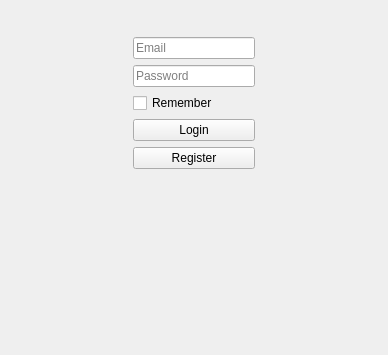
<?xml version="1.0" encoding="UTF-8"?>
<ui version="4.0">
 <class>EELogin</class>
 <widget class="QWidget" name="EELogin">
  <property name="geometry">
   <rect>
    <x>0</x>
    <y>0</y>
    <width>388</width>
    <height>355</height>
   </rect>
  </property>
  <property name="windowTitle">
   <string>Login to X Cloud</string>
  </property>
  <layout class="QVBoxLayout" name="verticalLayout_2">
   <item>
    <layout class="QHBoxLayout" name="horizontalLayout_4">
     <item>
      <spacer name="horizontalSpacer_4">
       <property name="orientation">
        <enum>Qt::Horizontal</enum>
       </property>
       <property name="sizeHint" stdset="0">
        <size>
         <width>40</width>
         <height>20</height>
        </size>
       </property>
      </spacer>
     </item>
     <item>
      <widget class="QLabel" name="label">
       <property name="maximumSize">
        <size>
         <width>100</width>
         <height>100</height>
        </size>
       </property>
       <property name="text">
        <string/>
       </property>
       <property name="pixmap">
        <pixmap resource="../resources.qrc">:/resources/logo.png</pixmap>
       </property>
       <property name="scaledContents">
        <bool>true</bool>
       </property>
      </widget>
     </item>
     <item>
      <spacer name="horizontalSpacer_3">
       <property name="orientation">
        <enum>Qt::Horizontal</enum>
       </property>
       <property name="sizeHint" stdset="0">
        <size>
         <width>40</width>
         <height>20</height>
        </size>
       </property>
      </spacer>
     </item>
    </layout>
   </item>
   <item>
    <layout class="QHBoxLayout" name="horizontalLayout_2">
     <item>
      <spacer name="horizontalSpacer_2">
       <property name="orientation">
        <enum>Qt::Horizontal</enum>
       </property>
       <property name="sizeHint" stdset="0">
        <size>
         <width>40</width>
         <height>20</height>
        </size>
       </property>
      </spacer>
     </item>
     <item>
      <layout class="QVBoxLayout" name="verticalLayout">
       <item>
        <widget class="QLineEdit" name="lineEditEmail">
         <property name="inputMask">
          <string/>
         </property>
         <property name="text">
          <string/>
         </property>
         <property name="placeholderText">
          <string>Email</string>
         </property>
        </widget>
       </item>
       <item>
        <widget class="QLineEdit" name="lineEditPassword">
         <property name="inputMask">
          <string/>
         </property>
         <property name="text">
          <string/>
         </property>
         <property name="echoMode">
          <enum>QLineEdit::Password</enum>
         </property>
         <property name="placeholderText">
          <string>Password</string>
         </property>
        </widget>
       </item>
       <item>
        <widget class="QCheckBox" name="checkBoxRemember">
         <property name="text">
          <string>Remember</string>
         </property>
        </widget>
       </item>
       <item>
        <widget class="QPushButton" name="pushButtonLogin">
         <property name="text">
          <string>Login</string>
         </property>
        </widget>
       </item>
       <item>
        <widget class="QPushButton" name="pushButtonRegister">
         <property name="text">
          <string>Register</string>
         </property>
        </widget>
       </item>
       <item>
        <widget class="QLabel" name="labelMessage">
         <property name="text">
          <string/>
         </property>
         <property name="wordWrap">
          <bool>true</bool>
         </property>
        </widget>
       </item>
       <item>
        <spacer name="verticalSpacer">
         <property name="orientation">
          <enum>Qt::Vertical</enum>
         </property>
         <property name="sizeHint" stdset="0">
          <size>
           <width>20</width>
           <height>40</height>
          </size>
         </property>
        </spacer>
       </item>
      </layout>
     </item>
     <item>
      <spacer name="horizontalSpacer">
       <property name="orientation">
        <enum>Qt::Horizontal</enum>
       </property>
       <property name="sizeHint" stdset="0">
        <size>
         <width>40</width>
         <height>20</height>
        </size>
       </property>
      </spacer>
     </item>
    </layout>
   </item>
  </layout>
 </widget>
 <resources>
  <include location="../resources.qrc"/>
 </resources>
 <connections/>
</ui>
